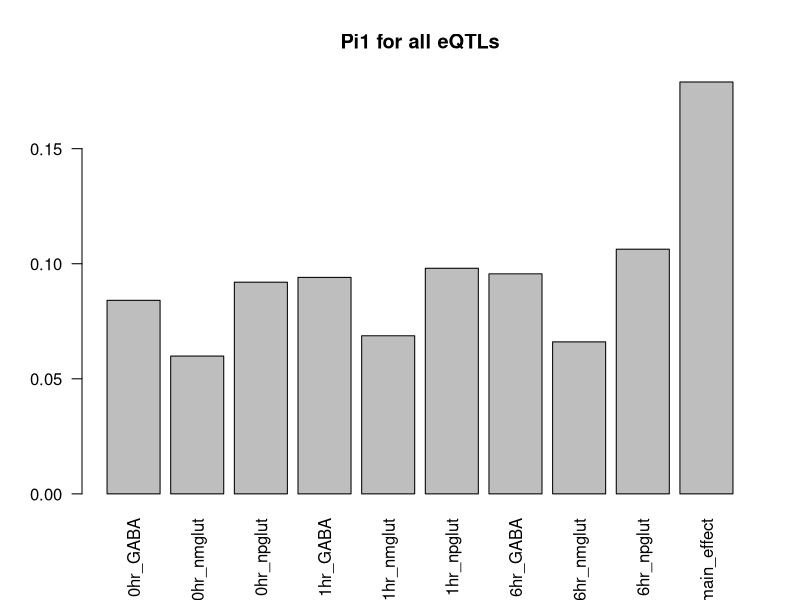

This figure's R source:
## ---- chunk 1
pi1 <- 1 - c(0.9158922, 0.9401148, 0.9080124, 0.9059326, 0.9312895, 
         0.9019636, 0.9043789, 0.9339399, 0.8936793, 0.8210295)

ct <- expand.grid(c("GABA","nmglut","npglut"), paste0(c(0,1,6),"hr"))
names(pi1)[1:9] <- paste(ct$Var2, ct$Var1, sep="_")
names(pi1)[10] <- "Glimix_main_effect"
barplot(pi1, las=2, main="Pi1 for all eQTLs")
